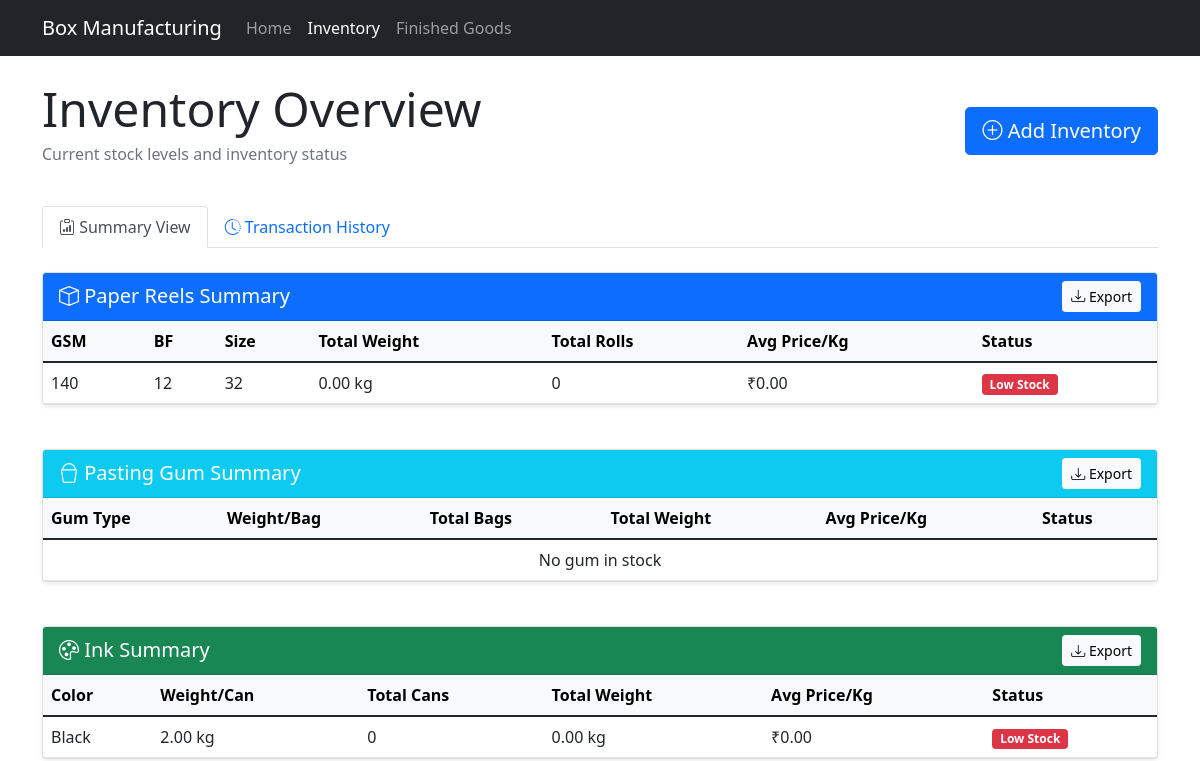
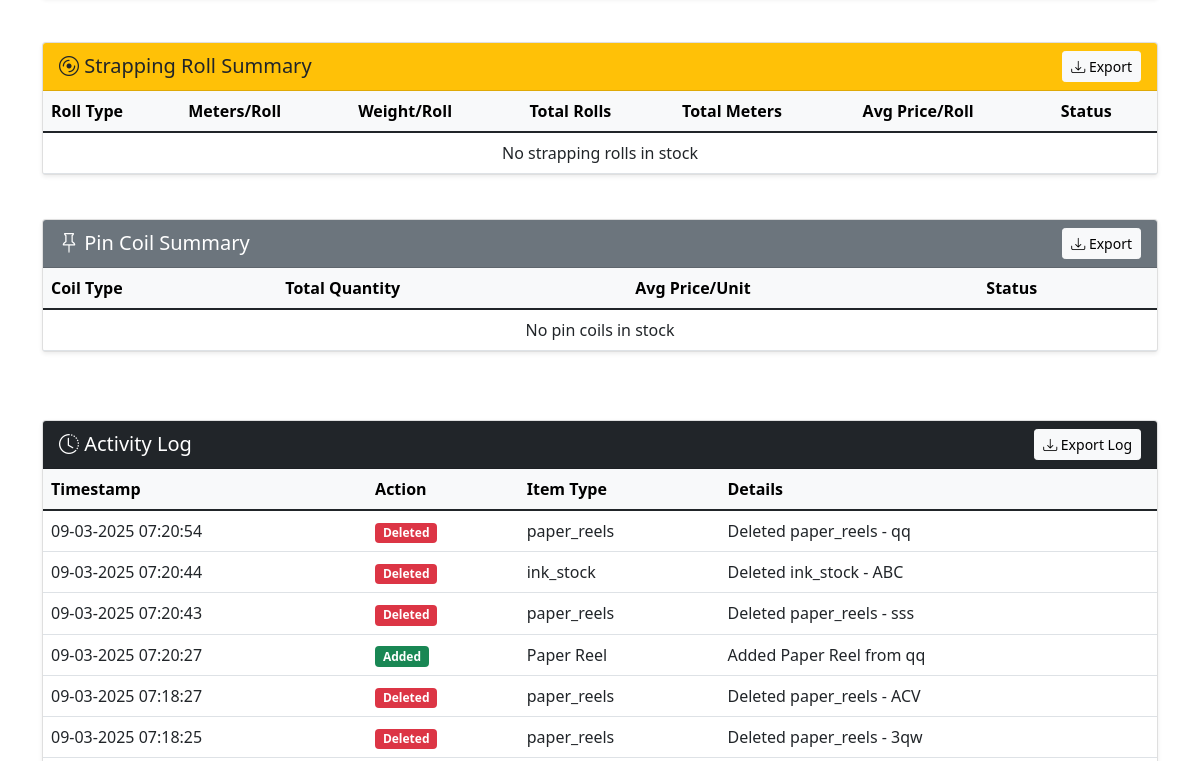
/inventory/overview/ (upper part), run on an earlier commit of the app's database (2 pictures, top to bottom).
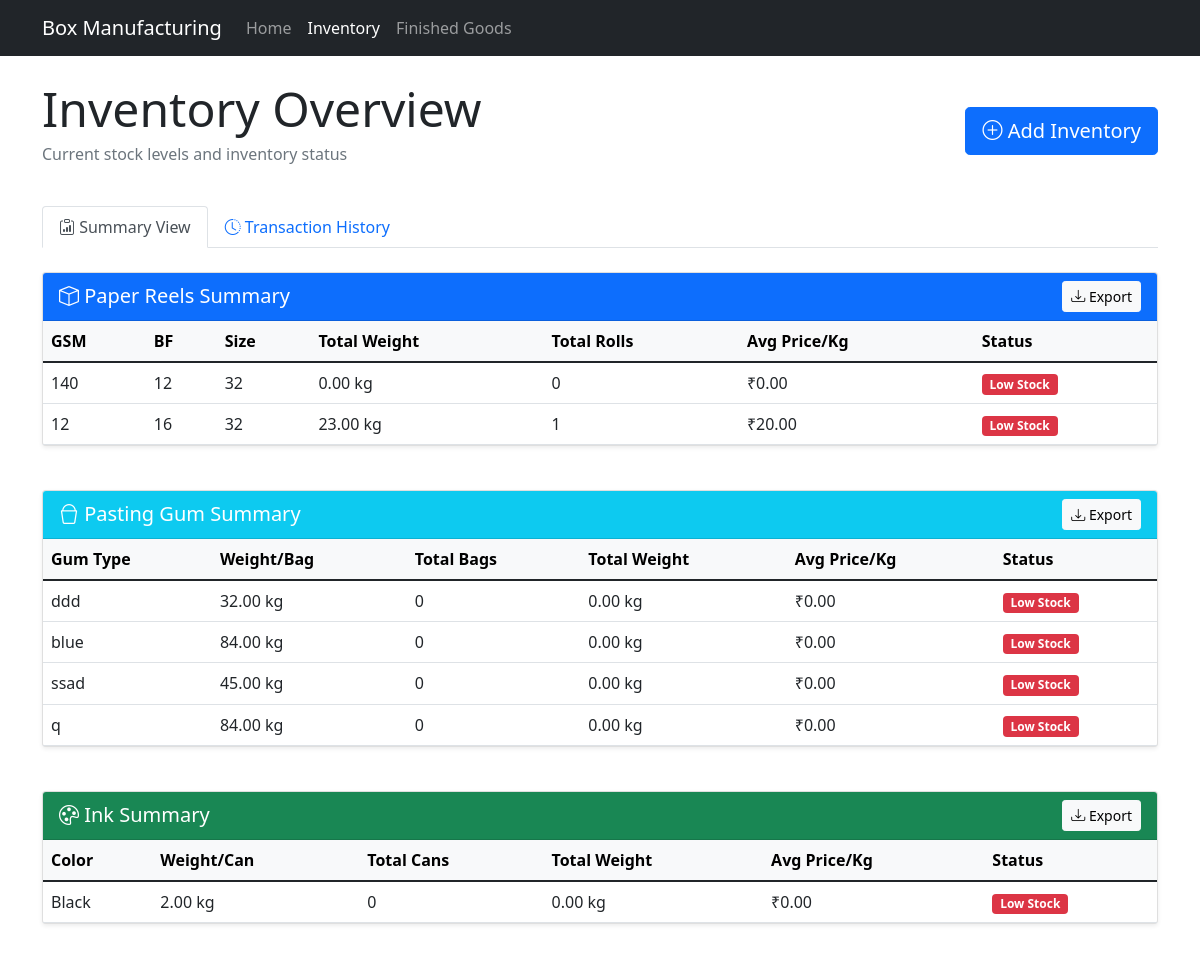
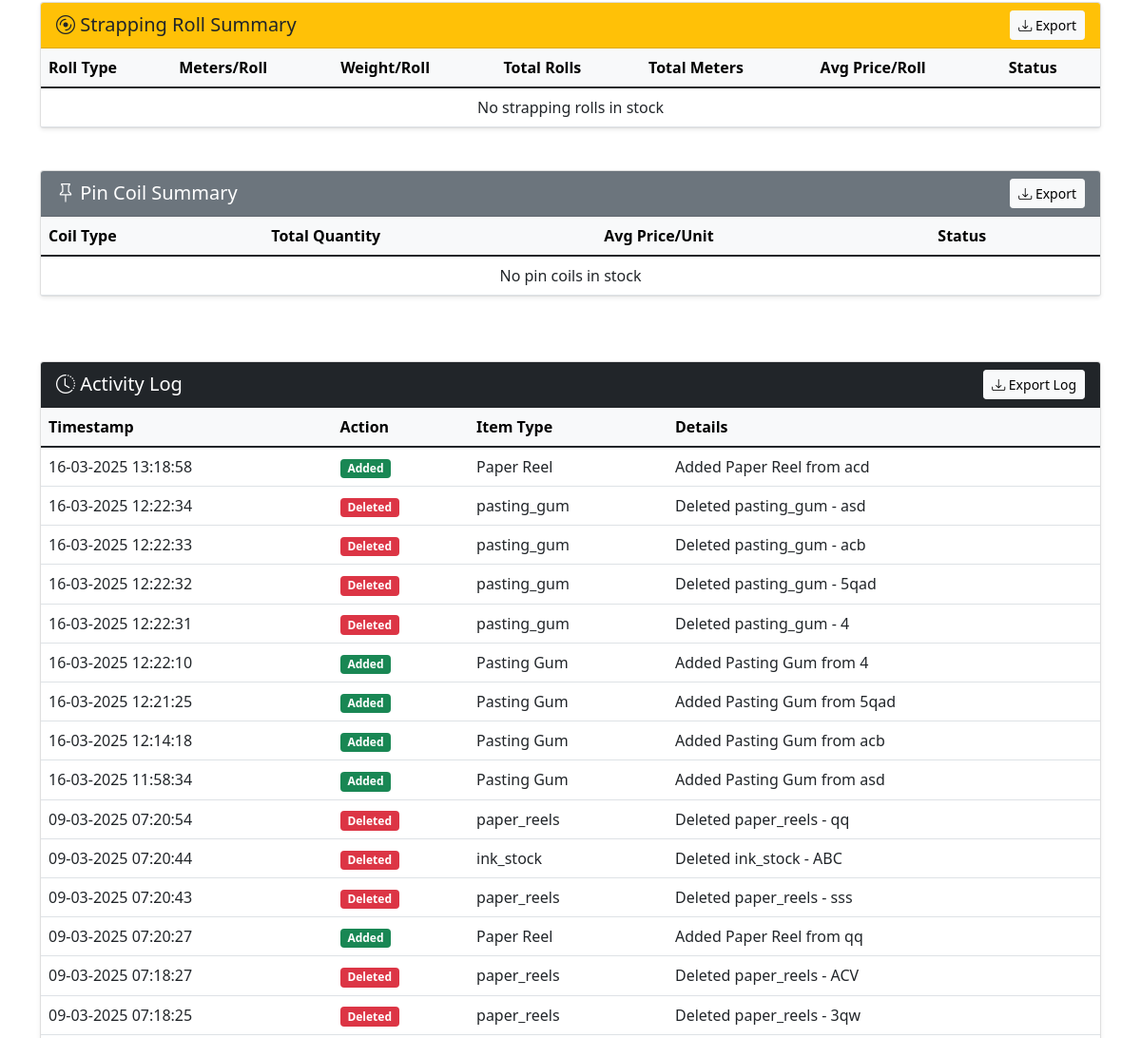
And on a later commit of the database (2 pictures, top to bottom).
### inventory/models/summary_models.py (models this page shows)
class PaperReelSummary(models.Model):
    gsm = models.PositiveIntegerField()
    bf = models.CharField(max_length=50)
    size = models.CharField(max_length=50)
    total_weight = models.DecimalField(max_digits=10, decimal_places=2, default=0)
    total_rolls = models.PositiveIntegerField(default=0)
    avg_price_per_kg = models.DecimalField(max_digits=10, decimal_places=2, default=0)
    min_stock_alert = models.DecimalField(max_digits=10, decimal_places=2, default=1000)
    max_stock_alert = models.DecimalField(max_digits=10, decimal_places=2, default=10000)
    last_updated = models.DateTimeField(auto_now=True)
    class Meta:
        unique_together = ['gsm', 'bf', 'size']
        verbose_name_plural = "Paper Reel Summaries"

class InkSummary(models.Model):
    color = models.CharField(max_length=100)
    weight_per_can = models.DecimalField(max_digits=10, decimal_places=2)
    total_cans = models.PositiveIntegerField(default=0)
    total_weight = models.DecimalField(max_digits=10, decimal_places=2, default=0)
    avg_price_per_kg = models.DecimalField(max_digits=10, decimal_places=2, default=0)
    min_stock_alert = models.PositiveIntegerField(default=5)
    max_stock_alert = models.PositiveIntegerField(default=50)
    last_updated = models.DateTimeField(auto_now=True)
    class Meta:
        unique_together = ['color', 'weight_per_can']
        verbose_name_plural = "Ink Summaries"

class PastingGumSummary(models.Model):
    gum_type = models.CharField(max_length=100)
    weight_per_bag = models.DecimalField(max_digits=10, decimal_places=2)
    total_bags = models.PositiveIntegerField(default=0)
    total_weight = models.DecimalField(max_digits=10, decimal_places=2, default=0)
    avg_price_per_kg = models.DecimalField(max_digits=10, decimal_places=2, default=0)
    min_stock_alert = models.PositiveIntegerField(default=10)
    max_stock_alert = models.PositiveIntegerField(default=100)
    last_updated = models.DateTimeField(auto_now=True)
    class Meta:
        unique_together = ['gum_type', 'weight_per_bag']
        verbose_name_plural = "Pasting Gum Summaries"

### inventory/models/transaction_models.py (models this page shows)
class InventoryLog(models.Model):
    ACTION_CHOICES = [
        ('ADD', 'Added'),
        ('EDIT', 'Modified'),
        ('DELETE', 'Deleted')
    ]
    item_type = models.CharField(max_length=50)
    item_id = models.IntegerField()
    action = models.CharField(max_length=10, choices=ACTION_CHOICES)
    details = models.TextField()
    timestamp = models.DateTimeField(auto_now_add=True)
    user = models.CharField(max_length=100, default='System')  # Can be linked to Django User model later
    class Meta:
        ordering = ['-timestamp']

### inventory/views.py (the view)
# urls.py: path("overview/", inventory_overview, name="inventory_overview"),
def inventory_overview(request):
    view_type = request.GET.get('view', 'summary')
    context = {
        'view_type': view_type,
        'paper_reels': PaperReelSummary.objects.all() if view_type == 'summary' else PaperReel.objects.all().order_by('-timestamp'),
        'pasting_gum': PastingGumSummary.objects.all() if view_type == 'summary' else PastingGum.objects.all().order_by('-timestamp'),
        'ink_stock': InkSummary.objects.all() if view_type == 'summary' else Ink.objects.all().order_by('-timestamp'),
        'strapping_rolls': StrappingRollSummary.objects.all() if view_type == 'summary' else StrappingRoll.objects.all().order_by('-timestamp'),
        'pin_coils': PinCoilSummary.objects.all() if view_type == 'summary' else PinCoil.objects.all().order_by('-timestamp'),
        'activity_logs': InventoryLog.objects.all()[:50]
    }
    return render(request, 'inventory/inventory_overview.html', context)

### inventory/templates/inventory/inventory_overview.html (shortened to what this page needs)
{% extends 'base.html' %}
{% block content %}
<div class="mb-4 d-flex justify-content-between align-items-center">
    <div>
        <h1 class="display-5 mb-1">Inventory Overview</h1>
        <p class="text-muted">Current stock levels and inventory status</p>
    </div>
    <a href="{% url 'add_inventory' %}" class="btn btn-primary btn-lg">
        <i class="bi bi-plus-circle"></i> Add Inventory
    </a>
</div>
<ul class="nav nav-tabs mb-4">
    <li class="nav-item">
        <a class="nav-link {% if view_type == 'summary' %}active{% endif %}" href="?view=summary">
            <i class="bi bi-clipboard-data"></i> Summary View
        </a>
    </li>
    <li class="nav-item">
        <a class="nav-link {% if view_type == 'transaction' %}active{% endif %}" href="?view=transaction">
            <i class="bi bi-clock-history"></i> Transaction History
        </a>
    </li>
</ul>
<div class="tab-content">
    <div class="tab-pane fade {% if view_type == 'summary' %}show active{% endif %}">
        {% include "inventory/includes/summary_tables.html" %}
    </div>
</div>
<div class="col-12 mt-5">
    <div class="card shadow-sm">
        <div class="card-header bg-dark text-white d-flex justify-content-between align-items-center">
            <h3 class="h5 mb-0">
                <i class="bi bi-clock-history"></i> Activity Log
            </h3>
            <button class="btn btn-sm btn-light" onclick="exportTable('activity-log-table')">
                <i class="bi bi-download"></i> Export Log
            </button>
        </div>
        <div class="card-body p-0">
            <div class="table-responsive">
                <table class="table table-hover mb-0" id="activity-log-table">
                    <thead class="table-light">
                        <tr>
                            <th>Timestamp</th>
                            <th>Action</th>
                            <th>Item Type</th>
                            <th>Details</th>
                        </tr>
                    </thead>
                    <tbody>
                        {% for log in activity_logs %}
                        <tr>
                            <td>{{ log.timestamp|date:"d-m-Y H:i:s" }}</td>
                            <td>
                                {% if log.action == 'ADD' %}
                                    <span class="badge bg-success">Added</span>
                                {% elif log.action == 'EDIT' %}
                                    <span class="badge bg-primary">Modified</span>
                                {% else %}
                                    <span class="badge bg-danger">Deleted</span>
                                {% endif %}
                            </td>
                            <td>{{ log.item_type }}</td>
                            <td>{{ log.details }}</td>
                        </tr>
                        {% endfor %}
                    </tbody>
                </table>
            </div>
        </div>
    </div>
</div>
{% endblock %}

### inventory/templates/inventory/includes/summary_tables.html (shortened to what the changed rows need)
{% load static %}
<div class="row g-4">
    <div class="col-12">
        <div class="card shadow-sm">
            <div class="card-body p-0">
                <div class="table-responsive">
                    <table class="table table-hover mb-0" id="paper-reels-summary">
                        <thead class="table-light">
                            <tr>
                                <th>GSM</th>
                                <th>BF</th>
                                <th>Size</th>
                                <th>Total Weight</th>
                                <th>Total Rolls</th>
                                <th>Avg Price/Kg</th>
                                <th>Status</th>
                            </tr>
                        </thead>
                        <tbody>
                            {% for item in paper_reels %}
                            <tr>
                                <td>{{ item.gsm }}</td>
                                <td>{{ item.bf }}</td>
                                <td>{{ item.size }}</td>
                                <td>{{ item.total_weight|floatformat:2 }} kg</td>
                                <td>{{ item.total_rolls }}</td>
                                <td>₹{{ item.avg_price_per_kg|floatformat:2 }}</td>
                                <td>
                                    {% if item.total_weight < item.min_stock_alert %}
                                    <span class="badge bg-danger">Low Stock</span>
                                    {% elif item.total_weight > item.max_stock_alert %}
                                    <span class="badge bg-warning">Excess Stock</span>
                                    {% else %}
                                    <span class="badge bg-success">Normal</span>
                                    {% endif %}
                                </td>
                            </tr>
                            {% empty %}
                            <tr>
                                <td colspan="7" class="text-center">No paper reels in stock</td>
                            </tr>
                            {% endfor %}
                        </tbody>
                    </table>
                </div>
            </div>
        </div>
    </div>
    <div class="col-12">
        <div class="card shadow-sm">
            <div class="card-body p-0">
                <div class="table-responsive">
                    <table class="table table-hover mb-0" id="gum-summary">
                        <thead class="table-light">
                            <tr>
                                <th>Gum Type</th>
                                <th>Weight/Bag</th>
                                <th>Total Bags</th>
                                <th>Total Weight</th>
                                <th>Avg Price/Kg</th>
                                <th>Status</th>
                            </tr>
                        </thead>
                        <tbody>
                            {% for item in pasting_gum %}
                            <tr>
                                <td>{{ item.gum_type }}</td>
                                <td>{{ item.weight_per_bag|floatformat:2 }} kg</td>
                                <td>{{ item.total_bags }}</td>
                                <td>{{ item.total_weight|floatformat:2 }} kg</td>
                                <td>₹{{ item.avg_price_per_kg|floatformat:2 }}</td>
                                <td>
                                    {% if item.total_bags < item.min_stock_alert %}
                                    <span class="badge bg-danger">Low Stock</span>
                                    {% elif item.total_bags > item.max_stock_alert %}
                                    <span class="badge bg-warning">Excess Stock</span>
                                    {% else %}
                                    <span class="badge bg-success">Normal</span>
                                    {% endif %}
                                </td>
                            </tr>
                            {% empty %}
                            <tr>
                                <td colspan="6" class="text-center">No gum in stock</td>
                            </tr>
                            {% endfor %}
                        </tbody>
                    </table>
                </div>
            </div>
        </div>
    </div>
    <div class="col-12">
        <div class="card shadow-sm">
            <div class="card-body p-0">
                <div class="table-responsive">
                    <table class="table table-hover mb-0" id="ink-summary">
                        <thead class="table-light">
                            <tr>
                                <th>Color</th>
                                <th>Weight/Can</th>
                                <th>Total Cans</th>
                                <th>Total Weight</th>
                                <th>Avg Price/Kg</th>
                                <th>Status</th>
                            </tr>
                        </thead>
                        <tbody>
                            {% for item in ink_stock %}
                            <tr>
                                <td>{{ item.color }}</td>
                                <td>{{ item.weight_per_can|floatformat:2 }} kg</td>
                                <td>{{ item.total_cans }}</td>
                                <td>{{ item.total_weight|floatformat:2 }} kg</td>
                                <td>₹{{ item.avg_price_per_kg|floatformat:2 }}</td>
                                <td>
                                    {% if item.total_cans < item.min_stock_alert %}
                                    <span class="badge bg-danger">Low Stock</span>
                                    {% elif item.total_cans > item.max_stock_alert %}
                                    <span class="badge bg-warning">Excess Stock</span>
                                    {% else %}
                                    <span class="badge bg-success">Normal</span>
                                    {% endif %}
                                </td>
                            </tr>
                            {% empty %}
                            <tr>
                                <td colspan="6" class="text-center">No ink in stock</td>
                            </tr>
                            {% endfor %}
                        </tbody>
                    </table>
                </div>
            </div>
        </div>
    </div>
    <div class="col-12">
        <div class="card shadow-sm">
            <div class="card-body p-0">
                <div class="table-responsive">
                    <table class="table table-hover mb-0" id="strapping-summary">
                        <thead class="table-light">
                            <tr>
                                <th>Roll Type</th>
                                <th>Meters/Roll</th>
                                <th>Weight/Roll</th>
                                <th>Total Rolls</th>
                                <th>Total Meters</th>
                                <th>Avg Price/Roll</th>
                                <th>Status</th>
                            </tr>
                        </thead>
                    </table>
                </div>
            </div>
        </div>
    </div>
    <div class="col-12">
        <div class="card shadow-sm">
            <div class="card-body p-0">
                <div class="table-responsive">
                    <table class="table table-hover mb-0" id="pincoil-summary">
                        <thead class="table-light">
                            <tr>
                                <th>Coil Type</th>
                                <th>Total Quantity</th>
                                <th>Avg Price/Unit</th>
                                <th>Status</th>
                            </tr>
                        </thead>
                    </table>
                </div>
            </div>
        </div>
    </div>
</div>

What changed in the data, as far as the page shows it:
added PaperReelSummary: gsm "12", bf "16", size "32", total_weight "23.00", total_rolls "1", avg_price_per_kg "20.00", min_stock_alert "Low Stock"
added PastingGumSummary: gum_type "ddd", weight_per_bag "32.00", total_bags "0", total_weight "0.00", avg_price_per_kg "0.00", min_stock_alert "Low Stock"
added PastingGumSummary: gum_type "blue", weight_per_bag "84.00", total_bags "0", total_weight "0.00", avg_price_per_kg "0.00", min_stock_alert "Low Stock"
added PastingGumSummary: gum_type "ssad", weight_per_bag "45.00", total_bags "0", total_weight "0.00", avg_price_per_kg "0.00", min_stock_alert "Low Stock"
added PastingGumSummary: gum_type "q", weight_per_bag "84.00", total_bags "0", total_weight "0.00", avg_price_per_kg "0.00", min_stock_alert "Low Stock"
added InventoryLog: timestamp "16-03-2025 13:18:58", action "Added", item_type "Paper Reel", details "Added Paper Reel from acd"
added InventoryLog: timestamp "16-03-2025 12:22:34", action "Deleted", item_type "pasting_gum", details "Deleted pasting_gum - asd"
added InventoryLog: timestamp "16-03-2025 12:22:33", action "Deleted", item_type "pasting_gum", details "Deleted pasting_gum - acb"
added InventoryLog: timestamp "16-03-2025 12:22:32", action "Deleted", item_type "pasting_gum", details "Deleted pasting_gum - 5qad"
added InventoryLog: timestamp "16-03-2025 12:22:31", action "Deleted", item_type "pasting_gum", details "Deleted pasting_gum - 4"
added InventoryLog: timestamp "16-03-2025 12:22:10", action "Added", item_type "Pasting Gum", details "Added Pasting Gum from 4"
added InventoryLog: timestamp "16-03-2025 12:21:25", action "Added", item_type "Pasting Gum", details "Added Pasting Gum from 5qad"
added InventoryLog: timestamp "16-03-2025 12:14:18", action "Added", item_type "Pasting Gum", details "Added Pasting Gum from acb"
added InventoryLog: timestamp "16-03-2025 11:58:34", action "Added", item_type "Pasting Gum", details "Added Pasting Gum from asd"
Also different on the page:
text no longer shown: "No gum in stock"
